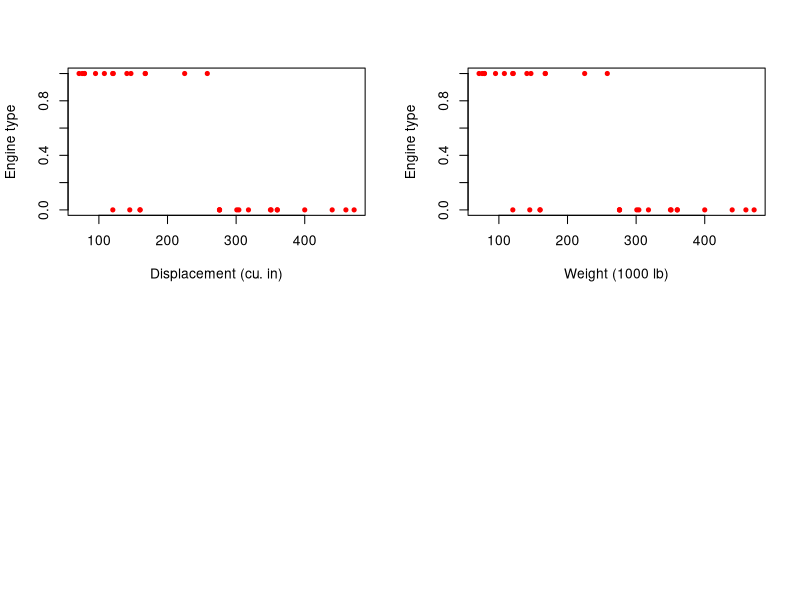

Here is the R script that generated this plot:
## ---- chunk 1
data(mtcars)
par(mfrow = c(2, 2))
plot(mtcars$disp, mtcars$vs, xlab = "Displacement (cu. in)", ylab = "Engine type", 
     col ="red", pch = 20)
plot(mtcars$disp, mtcars$vs, xlab = "Weight (1000 lb)", ylab = "Engine type", 
     col ="red", pch = 20)
## ---- chunk 2
  data(mtcars)
	model = glm(formula= vs ~ wt + disp, data=mtcars, family=binomial)
  summary(model)
## ---- chunk 3
  wt = 1.2
  disp = 180 
  data(mtcars)
  model = glm(formula= vs ~ wt + disp, data=mtcars, family=binomial)
  newdata = data.frame(wt = wt, disp = disp)
  prob = predict(model, newdata, type="response")
